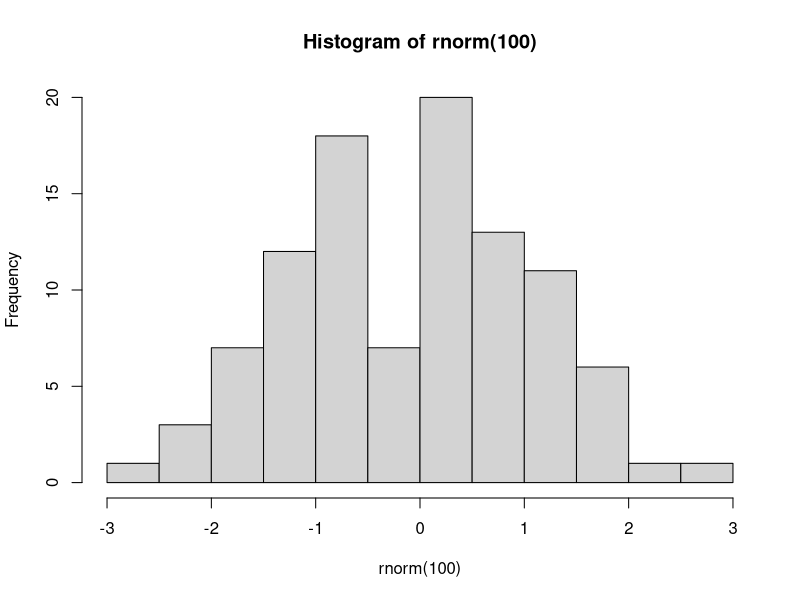

Reproduce this figure in R.
## ---- chunk 1
#| echo: fenced
hist(rnorm(100))
